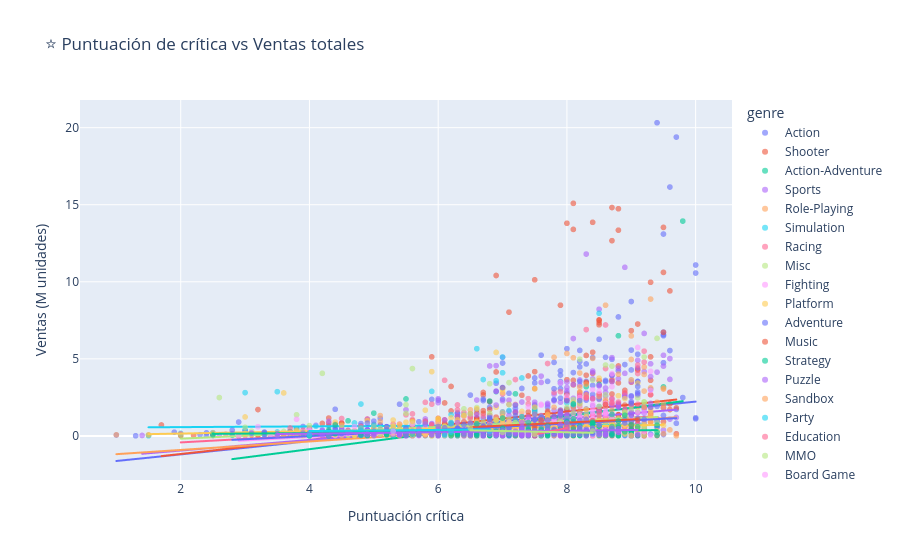

Notebook code for this chart:
### Markdown cell above
## 10. Correlación: Crítica vs Ventas

### Code cell
fig = px.scatter(
    df_scored, x='critic_score', y='total_sales',
    color='genre', hover_data=['title', 'console', 'publisher'],
    title='⭐ Puntuación de crítica vs Ventas totales',
    labels={'critic_score': 'Puntuación crítica', 'total_sales': 'Ventas (M unidades)'},
    opacity=0.6, trendline='ols'
)
fig.show()

corr = df_scored[['critic_score', 'total_sales']].corr().iloc[0, 1]
print(f'Correlación Pearson: {corr:.3f}')

### Figure 1 — Plotly figure (JSON) as saved in the notebook; plotly's stock layout.template omitted (floating-point values rounded to 4 significant figures; data arrays with more than 128 entries replaced by an {"elided": "..."} marker saying what was removed)
{"data": [{"customdata": {"elided": "706x3 str values"}, "hovertemplate": "genre=Action<br>Puntuación crítica=%{x}<br>Ventas (M unidades)=%{y}<br>title=%{customdata[0]}<br>console=%{customdata[1]}<br>publisher=%{customdata[2]}<extra></extra>", "legendgroup": "Action", "marker": {"color": "#636efa", "opacity": 0.6, "symbol": "circle"}, "mode": "markers", "name": "Action", "showlegend": true, "type": "scattergl", "x": {"elided": "706 float values"}, "xaxis": "x", "y": {"elided": "706 float values"}, "yaxis": "y"}, {"hovertemplate": "<b>OLS trendline</b><br>total_sales = 0.42826 * critic_score + -2.05492<br>R<sup>2</sup>=0.144904<br><br>genre=Action<br>Puntuación crítica=%{x}<br>Ventas (M unidades)=%{y} <b>(trend)</b><extra></extra>", "legendgroup": "Action", "marker": {"color": "#636efa", "symbol": "circle"}, "mode": "lines", "name": "Action", "showlegend": false, "type": "scattergl", "x": {"elided": "706 float values"}, "xaxis": "x", "y": {"elided": "706 float values"}, "yaxis": "y"}, {"customdata": {"elided": "498x3 str values"}, "hovertemplate": "genre=Shooter<br>Puntuación crítica=%{x}<br>Ventas (M unidades)=%{y}<br>title=%{customdata[0]}<br>console=%{customdata[1]}<br>publisher=%{customdata[2]}<extra></extra>", "legendgroup": "Shooter", "marker": {"color": "#EF553B", "opacity": 0.6, "symbol": "circle"}, "mode": "markers", "name": "Shooter", "showlegend": true, "type": "scattergl", "x": {"elided": "498 float values"}, "xaxis": "x", "y": {"elided": "498 float values"}, "yaxis": "y"}, {"hovertemplate": "<b>OLS trendline</b><br>total_sales = 0.458564 * critic_score + -2.08773<br>R<sup>2</sup>=0.085340<br><br>genre=Shooter<br>Puntuación crítica=%{x}<br>Ventas (M unidades)=%{y} <b>(trend)</b><extra></extra>", "legendgroup": "Shooter", "marker": {"color": "#EF553B", "symbol": "circle"}, "mode": "lines", "name": "Shooter", "showlegend": false, "type": "scattergl", "x": {"elided": "498 float values"}, "xaxis": "x", "y": {"elided": "498 float values"}, "yaxis": "y"}, {"customdata": {"elided": "76x3 str values"}, "hovertemplate": "genre=Action-Adventure<br>Puntuación crítica=%{x}<br>Ventas (M unidades)=%{y}<br>title=%{customdata[0]}<br>console=%{customdata[1]}<br>publisher=%{customdata[2]}<extra></extra>", "legendgroup": "Action-Adventure", "marker": {"color": "#00cc96", "opacity": 0.6, "symbol": "circle"}, "mode": "markers", "name": "Action-Adventure", "showlegend": true, "type": "scattergl", "x": [9.8, 8.8, 8.7, 8.5, 8.3, 9.5, 6.9, 7.2, 8.5, 6.8, 7.5, 7.9, 7.6, 9.3, 6.8, 8.1, 7.0, 7.8, 8.4, 8.3, 6.9, 8.6, 7.9, 7.4, 8.3, 7.3, 8.6, 6.5, 8.0, 6.8, 6.0, 8.1, 7.6, 8.5, 8.5, 8.0, 7.5, 9.1, 7.0, 7.8, 7.9, 7.7, 3.7, 8.5, 8.3, 7.7, 7.0, 7.0, 5.7, 8.0, 7.5, 7.0, 5.2, 8.9, 7.2, 7.5, 7.9, 8.0, 8.2, 7.2, 7.6, 7.0, 8.3, 9.2, 6.0, 4.0, 7.5, 6.5, 8.3, 6.0, 8.0, 2.8, 5.0, 6.5, 6.5, 6.5], "xaxis": "x", "y": [13.94, 6.5, 3.94, 3.34, 3.19, 3.18, 2.87, 2.73, 2.41, 2.26, 1.98, 1.29, 1.2, 1.2, 1.11, 1.04, 1.01, 1.0, 1.0, 0.98, 0.96, 0.89, 0.87, 0.87, 0.85, 0.8, 0.79, 0.76, 0.75, 0.74, 0.71, 0.71, 0.67, 0.63, 0.59, 0.59, 0.57, 0.56, 0.46, 0.44, 0.39, 0.36, 0.31, 0.29, 0.28, 0.27, 0.27, 0.25, 0.25, 0.25, 0.24, 0.21, 0.21, 0.21, 0.2, 0.2, 0.16, 0.16, 0.16, 0.16, 0.16, 0.14, 0.14, 0.13, 0.09, 0.08, 0.08, 0.06, 0.05, 0.04, 0.04, 0.04, 0.03, 0.02, 0.01, 0.01], "yaxis": "y"}, {"hovertemplate": "<b>OLS trendline</b><br>total_sales = 0.537296 * critic_score + -3.01053<br>R<sup>2</sup>=0.130738<br><br>genre=Action-Adventure<br>Puntuación crítica=%{x}<br>Ventas (M unidades)=%{y} <b>(trend)</b><extra></extra>", "legendgroup": "Action-Adventure", "marker": {"color": "#00cc96", "symbol": "circle"}, "mode": "lines", "name": "Action-Adventure", "showlegend": false, "type": "scattergl", "x": [2.8, 3.7, 4.0, 5.0, 5.2, 5.7, 6.0, 6.0, 6.0, 6.5, 6.5, 6.5, 6.5, 6.5, 6.8, 6.8, 6.8, 6.9, 6.9, 7.0, 7.0, 7.0, 7.0, 7.0, 7.0, 7.2, 7.2, 7.2, 7.3, 7.4, 7.5, 7.5, 7.5, 7.5, 7.5, 7.6, 7.6, 7.6, 7.7, 7.7, 7.8, 7.8, 7.9, 7.9, 7.9, 7.9, 8.0, 8.0, 8.0, 8.0, 8.0, 8.1, 8.1, 8.2, 8.3, 8.3, 8.3, 8.3, 8.3, 8.3, 8.4, 8.5, 8.5, 8.5, 8.5, 8.5, 8.6, 8.6, 8.7, 8.8, 8.9, 9.1, 9.2, 9.3, 9.5, 9.8], "xaxis": "x", "y": [-1.506, -1.023, -0.8613, -0.3241, -0.2166, 0.05206, 0.2132, 0.2132, 0.2132, 0.4819, 0.4819, 0.4819, 0.4819, 0.4819, 0.6431, 0.6431, 0.6431, 0.6968, 0.6968, 0.7505, 0.7505, 0.7505, 0.7505, 0.7505, 0.7505, 0.858, 0.858, 0.858, 0.9117, 0.9655, 1.019, 1.019, 1.019, 1.019, 1.019, 1.073, 1.073, 1.073, 1.127, 1.127, 1.18, 1.18, 1.234, 1.234, 1.234, 1.234, 1.288, 1.288, 1.288, 1.288, 1.288, 1.342, 1.342, 1.395, 1.449, 1.449, 1.449, 1.449, 1.449, 1.449, 1.503, 1.556, 1.556, 1.556, 1.556, 1.556, 1.61, 1.61, 1.664, 1.718, 1.771, 1.879, 1.933, 1.986, 2.094, 2.255], "yaxis": "y"}, {"customdata": {"elided": "524x3 str values"}, "hovertemplate": "genre=Sports<br>Puntuación crítica=%{x}<br>Ventas (M unidades)=%{y}<br>title=%{customdata[0]}<br>console=%{customdata[1]}<br>publisher=%{customdata[2]}<extra></extra>", "legendgroup": "Sports", "marker": {"color": "#ab63fa", "opacity": 0.6, "symbol": "circle"}, "mode": "markers", "name": "Sports", "showlegend": true, "type": "scattergl", "x": {"elided": "524 float values"}, "xaxis": "x", "y": {"elided": "524 float values"}, "yaxis": "y"}, {"hovertemplate": "<b>OLS trendline</b><br>total_sales = 0.344696 * critic_score + -1.63835<br>R<sup>2</sup>=0.114999<br><br>genre=Sports<br>Puntuación crítica=%{x}<br>Ventas (M unidades)=%{y} <b>(trend)</b><extra></extra>", "legendgroup": "Sports", "marker": {"color": "#ab63fa", "symbol": "circle"}, "mode": "lines", "name": "Sports", "showlegend": false, "type": "scattergl", "x": {"elided": "524 float values"}, "xaxis": "x", "y": {"elided": "524 float values"}, "yaxis": "y"}, {"customdata": {"elided": "446x3 str values"}, "hovertemplate": "genre=Role-Playing<br>Puntuación crítica=%{x}<br>Ventas (M unidades)=%{y}<br>title=%{customdata[0]}<br>console=%{customdata[1]}<br>publisher=%{customdata[2]}<extra></extra>", "legendgroup": "Role-Playing", "marker": {"color": "#FFA15A", "opacity": 0.6, "symbol": "circle"}, "mode": "markers", "name": "Role-Playing", "showlegend": true, "type": "scattergl", "x": {"elided": "446 float values"}, "xaxis": "x", "y": {"elided": "446 float values"}, "yaxis": "y"}, {"hovertemplate": "<b>OLS trendline</b><br>total_sales = 0.274902 * critic_score + -1.45965<br>R<sup>2</sup>=0.104566<br><br>genre=Role-Playing<br>Puntuación crítica=%{x}<br>Ventas (M unidades)=%{y} <b>(trend)</b><extra></extra>", "legendgroup": "Role-Playing", "marker": {"color": "#FFA15A", "symbol": "circle"}, "mode": "lines", "name": "Role-Playing", "showlegend": false, "type": "scattergl", "x": {"elided": "446 float values"}, "xaxis": "x", "y": {"elided": "446 float values"}, "yaxis": "y"}, {"customdata": {"elided": "145x3 str values"}, "hovertemplate": "genre=Simulation<br>Puntuación crítica=%{x}<br>Ventas (M unidades)=%{y}<br>title=%{customdata[0]}<br>console=%{customdata[1]}<br>publisher=%{customdata[2]}<extra></extra>", "legendgroup": "Simulation", "marker": {"color": "#19d3f3", "opacity": 0.6, "symbol": "circle"}, "mode": "markers", "name": "Simulation", "showlegend": true, "type": "scattergl", "x": {"elided": "145 float values"}, "xaxis": "x", "y": {"elided": "145 float values"}, "yaxis": "y"}, {"hovertemplate": "<b>OLS trendline</b><br>total_sales = 0.0238983 * critic_score + 0.523065<br>R<sup>2</sup>=0.000964<br><br>genre=Simulation<br>Puntuación crítica=%{x}<br>Ventas (M unidades)=%{y} <b>(trend)</b><extra></extra>", "legendgroup": "Simulation", "marker": {"color": "#19d3f3", "symbol": "circle"}, "mode": "lines", "name": "Simulation", "showlegend": false, "type": "scattergl", "x": {"elided": "145 float values"}, "xaxis": "x", "y": {"elided": "145 float values"}, "yaxis": "y"}, {"customdata": {"elided": "329x3 str values"}, "hovertemplate": "genre=Racing<br>Puntuación crítica=%{x}<br>Ventas (M unidades)=%{y}<br>title=%{customdata[0]}<br>console=%{customdata[1]}<br>publisher=%{customdata[2]}<extra></extra>", "legendgroup": "Racing", "marker": {"color": "#FF6692", "opacity": 0.6, "symbol": "circle"}, "mode": "markers", "name": "Racing", "showlegend": true, "type": "scattergl", "x": {"elided": "329 float values"}, "xaxis": "x", "y": {"elided": "329 float values"}, "yaxis": "y"}, {"hovertemplate": "<b>OLS trendline</b><br>total_sales = 0.229556 * critic_score + -0.879705<br>R<sup>2</sup>=0.103161<br><br>genre=Racing<br>Puntuación crítica=%{x}<br>Ventas (M unidades)=%{y} <b>(trend)</b><extra></extra>", "legendgroup": "Racing", "marker": {"color": "#FF6692", "symbol": "circle"}, "mode": "lines", "name": "Racing", "showlegend": false, "type": "scattergl", "x": {"elided": "329 float values"}, "xaxis": "x", "y": {"elided": "329 float values"}, "yaxis": "y"}, {"customdata": {"elided": "224x3 str values"}, "hovertemplate": "genre=Misc<br>Puntuación crítica=%{x}<br>Ventas (M unidades)=%{y}<br>title=%{customdata[0]}<br>console=%{customdata[1]}<br>publisher=%{customdata[2]}<extra></extra>", "legendgroup": "Misc", "marker": {"color": "#B6E880", "opacity": 0.6, "symbol": "circle"}, "mode": "markers", "name": "Misc", "showlegend": true, "type": "scattergl", "x": {"elided": "224 float values"}, "xaxis": "x", "y": {"elided": "224 float values"}, "yaxis": "y"}, {"hovertemplate": "<b>OLS trendline</b><br>total_sales = 0.190118 * critic_score + -0.558349<br>R<sup>2</sup>=0.089034<br><br>genre=Misc<br>Puntuación crítica=%{x}<br>Ventas (M unidades)=%{y} <b>(trend)</b><extra></extra>", "legendgroup": "Misc", "marker": {"color": "#B6E880", "symbol": "circle"}, "mode": "lines", "name": "Misc", "showlegend": false, "type": "scattergl", "x": {"elided": "224 float values"}, "xaxis": "x", "y": {"elided": "224 float values"}, "yaxis": "y"}, {"customdata": {"elided": "217x3 str values"}, "hovertemplate": "genre=Fighting<br>Puntuación crítica=%{x}<br>Ventas (M unidades)=%{y}<br>title=%{customdata[0]}<br>console=%{customdata[1]}<br>publisher=%{customdata[2]}<extra></extra>", "legendgroup": "Fighting", "marker": {"color": "#FF97FF", "opacity": 0.6, "symbol": "circle"}, "mode": "markers", "name": "Fighting", "showlegend": true, "type": "scattergl", "x": {"elided": "217 float values"}, "xaxis": "x", "y": {"elided": "217 float values"}, "yaxis": "y"}, {"hovertemplate": "<b>OLS trendline</b><br>total_sales = 0.218452 * critic_score + -0.947339<br>R<sup>2</sup>=0.135784<br><br>genre=Fighting<br>Puntuación crítica=%{x}<br>Ventas (M unidades)=%{y} <b>(trend)</b><extra></extra>", "legendgroup": "Fighting", "marker": {"color": "#FF97FF", "symbol": "circle"}, "mode": "lines", "name": "Fighting", "showlegend": false, "type": "scattergl", "x": {"elided": "217 float values"}, "xaxis": "x", "y": {"elided": "217 float values"}, "yaxis": "y"}, {"customdata": {"elided": "299x3 str values"}, "hovertemplate": "genre=Platform<br>Puntuación crítica=%{x}<br>Ventas (M unidades)=%{y}<br>title=%{customdata[0]}<br>console=%{customdata[1]}<br>publisher=%{customdata[2]}<extra></extra>", "legendgroup": "Platform", "marker": {"color": "#FECB52", "opacity": 0.6, "symbol": "circle"}, "mode": "markers", "name": "Platform", "showlegend": true, "type": "scattergl", "x": {"elided": "299 float values"}, "xaxis": "x", "y": {"elided": "299 float values"}, "yaxis": "y"}, {"hovertemplate": "<b>OLS trendline</b><br>total_sales = 0.075595 * critic_score + 0.00232172<br>R<sup>2</sup>=0.021267<br><br>genre=Platform<br>Puntuación crítica=%{x}<br>Ventas (M unidades)=%{y} <b>(trend)</b><extra></extra>", "legendgroup": "Platform", "marker": {"color": "#FECB52", "symbol": "circle"}, "mode": "lines", "name": "Platform", "showlegend": false, "type": "scattergl", "x": {"elided": "299 float values"}, "xaxis": "x", "y": {"elided": "299 float values"}, "yaxis": "y"}, {"customdata": {"elided": "219x3 str values"}, "hovertemplate": "genre=Adventure<br>Puntuación crítica=%{x}<br>Ventas (M unidades)=%{y}<br>title=%{customdata[0]}<br>console=%{customdata[1]}<br>publisher=%{customdata[2]}<extra></extra>", "legendgroup": "Adventure", "marker": {"color": "#636efa", "opacity": 0.6, "symbol": "circle"}, "mode": "markers", "name": "Adventure", "showlegend": true, "type": "scattergl", "x": {"elided": "219 float values"}, "xaxis": "x", "y": {"elided": "219 float values"}, "yaxis": "y"}, {"hovertemplate": "<b>OLS trendline</b><br>total_sales = 0.204322 * critic_score + -0.829334<br>R<sup>2</sup>=0.115691<br><br>genre=Adventure<br>Puntuación crítica=%{x}<br>Ventas (M unidades)=%{y} <b>(trend)</b><extra></extra>", "legendgroup": "Adventure", "marker": {"color": "#636efa", "symbol": "circle"}, "mode": "lines", "name": "Adventure", "showlegend": false, "type": "scattergl", "x": {"elided": "219 float values"}, "xaxis": "x", "y": {"elided": "219 float values"}, "yaxis": "y"}, {"customdata": [["Just Dance 2014", "Wii", "Ubisoft"], ["Dance Central 2", "X360", "Microsoft"], ["Rocksmith 2014", "PS3", "Ubisoft"], ["Just Dance 2014", "X360", "Ubisoft"], ["Rocksmith 2014", "X360", "Ubisoft"], ["Just Dance 2018", "NS", "Ubisoft"], ["Rocksmith 2014", "PC", "Ubisoft"], ["Just Dance 2014", "WiiU", "Ubisoft"], ["Just Dance 2015", "XOne", "Ubisoft"], ["Just Dance 2014", "PS4", "Ubisoft"], ["Rocksmith 2014", "XOne", "Ubisoft"], ["Just Dance 2014", "PS3", "Ubisoft"], ["Just Dance 2017", "NS", "Ubisoft"], ["Everybody Dance", "PS3", "Sony Computer Entertainment"], ["Gal Metal!", "NS", "Xseed Games"], ["Musynx", "NS", "PM Studios"]], "hovertemplate": "genre=Music<br>Puntuación crítica=%{x}<br>Ventas (M unidades)=%{y}<br>title=%{customdata[0]}<br>console=%{customdata[1]}<br>publisher=%{customdata[2]}<extra></extra>", "legendgroup": "Music", "marker": {"color": "#EF553B", "opacity": 0.6, "symbol": "circle"}, "mode": "markers", "name": "Music", "showlegend": true, "type": "scattergl", "x": [7.4, 8.6, 9.1, 7.6, 8.4, 8.0, 9.0, 7.5, 8.1, 7.5, 9.0, 7.8, 6.5, 6.5, 7.0, 7.5], "xaxis": "x", "y": [3.89, 2.04, 1.05, 1.03, 0.99, 0.76, 0.7, 0.64, 0.54, 0.47, 0.43, 0.39, 0.29, 0.13, 0.02, 0.01], "yaxis": "y"}, {"hovertemplate": "<b>OLS trendline</b><br>total_sales = 0.1984 * critic_score + -0.719954<br>R<sup>2</sup>=0.029240<br><br>genre=Music<br>Puntuación crítica=%{x}<br>Ventas (M unidades)=%{y} <b>(trend)</b><extra></extra>", "legendgroup": "Music", "marker": {"color": "#EF553B", "symbol": "circle"}, "mode": "lines", "name": "Music", "showlegend": false, "type": "scattergl", "x": [6.5, 6.5, 7.0, 7.4, 7.5, 7.5, 7.5, 7.6, 7.8, 8.0, 8.1, 8.4, 8.6, 9.0, 9.0, 9.1], "xaxis": "x", "y": [0.5696, 0.5696, 0.6688, 0.7482, 0.768, 0.768, 0.768, 0.7879, 0.8276, 0.8673, 0.8871, 0.9466, 0.9863, 1.066, 1.066, 1.085], "yaxis": "y"}, {"customdata": {"elided": "154x3 str values"}, "hovertemplate": "genre=Strategy<br>Puntuación crítica=%{x}<br>Ventas (M unidades)=%{y}<br>title=%{customdata[0]}<br>console=%{customdata[1]}<br>publisher=%{customdata[2]}<extra></extra>", "legendgroup": "Strategy", "marker": {"color": "#00cc96", "opacity": 0.6, "symbol": "circle"}, "mode": "markers", "name": "Strategy", "showlegend": true, "type": "scattergl", "x": {"elided": "154 float values"}, "xaxis": "x", "y": {"elided": "154 float values"}, "yaxis": "y"}, {"hovertemplate": "<b>OLS trendline</b><br>total_sales = 0.0350955 * critic_score + 0.0461194<br>R<sup>2</sup>=0.014663<br><br>genre=Strategy<br>Puntuación crítica=%{x}<br>Ventas (M unidades)=%{y} <b>(trend)</b><extra></extra>", "legendgroup": "Strategy", "marker": {"color": "#00cc96", "symbol": "circle"}, "mode": "lines", "name": "Strategy", "showlegend": false, "type": "scattergl", "x": {"elided": "154 float values"}, "xaxis": "x", "y": {"elided": "154 float values"}, "yaxis": "y"}, {"customdata": {"elided": "107x3 str values"}, "hovertemplate": "genre=Puzzle<br>Puntuación crítica=%{x}<br>Ventas (M unidades)=%{y}<br>title=%{customdata[0]}<br>console=%{customdata[1]}<br>publisher=%{customdata[2]}<extra></extra>", "legendgroup": "Puzzle", "marker": {"color": "#ab63fa", "opacity": 0.6, "symbol": "circle"}, "mode": "markers", "name": "Puzzle", "showlegend": true, "type": "scattergl", "x": [7.3, 6.9, 7.9, 9.0, 6.6, 7.4, 6.1, 6.3, 7.3, 8.0, 5.8, 8.5, 7.9, 7.3, 7.7, 8.2, 8.4, 8.7, 8.0, 5.7, 8.8, 7.8, 6.0, 7.3, 7.0, 7.5, 6.5, 8.6, 7.7, 7.3, 7.9, 7.2, 5.6, 8.0, 7.7, 7.4, 6.8, 7.6, 8.8, 8.8, 7.2, 7.8, 4.6, 6.9, 6.4, 8.5, 7.2, 7.4, 7.5, 7.3, 7.1, 6.1, 5.9, 8.2, 7.9, 8.6, 4.0, 6.8, 5.4, 4.9, 6.5, 7.0, 8.1, 7.6, 7.3, 6.9, 7.4, 9.1, 7.4, 5.4, 7.0, 7.2, 8.6, 6.5, 7.9, 5.4, 5.0, 8.5, 7.9, 6.9, 7.5, 7.3, 7.0, 7.5, 6.7, 5.5, 5.0, 7.3, 4.2, 8.6, 3.5, 7.0, 7.3, 4.3, 8.0, 7.9, 6.0, 5.7, 6.0, 9.0, 6.4, 6.9, 7.9, 7.4, 8.3, 6.7, 7.0], "xaxis": "x", "y": [2.2, 2.0, 1.47, 1.46, 1.36, 1.22, 1.04, 0.87, 0.86, 0.81, 0.75, 0.73, 0.71, 0.56, 0.56, 0.52, 0.5, 0.5, 0.47, 0.46, 0.46, 0.44, 0.42, 0.41, 0.38, 0.33, 0.33, 0.33, 0.32, 0.32, 0.31, 0.31, 0.31, 0.3, 0.29, 0.28, 0.27, 0.26, 0.25, 0.23, 0.23, 0.22, 0.22, 0.2, 0.2, 0.19, 0.17, 0.16, 0.15, 0.15, 0.14, 0.13, 0.12, 0.12, 0.12, 0.12, 0.12, 0.12, 0.11, 0.11, 0.1, 0.1, 0.09, 0.09, 0.09, 0.09, 0.09, 0.09, 0.08, 0.08, 0.08, 0.08, 0.08, 0.08, 0.08, 0.08, 0.08, 0.08, 0.07, 0.07, 0.07, 0.07, 0.06, 0.06, 0.06, 0.06, 0.06, 0.05, 0.05, 0.05, 0.04, 0.04, 0.04, 0.04, 0.04, 0.04, 0.03, 0.03, 0.03, 0.03, 0.02, 0.02, 0.01, 0.01, 0.01, 0.01, 0.01], "yaxis": "y"}, {"hovertemplate": "<b>OLS trendline</b><br>total_sales = 0.0473339 * critic_score + -0.04278<br>R<sup>2</sup>=0.019299<br><br>genre=Puzzle<br>Puntuación crítica=%{x}<br>Ventas (M unidades)=%{y} <b>(trend)</b><extra></extra>", "legendgroup": "Puzzle", "marker": {"color": "#ab63fa", "symbol": "circle"}, "mode": "lines", "name": "Puzzle", "showlegend": false, "type": "scattergl", "x": [3.5, 4.0, 4.2, 4.3, 4.6, 4.9, 5.0, 5.0, 5.4, 5.4, 5.4, 5.5, 5.6, 5.7, 5.7, 5.8, 5.9, 6.0, 6.0, 6.0, 6.1, 6.1, 6.3, 6.4, 6.4, 6.5, 6.5, 6.5, 6.6, 6.7, 6.7, 6.8, 6.8, 6.9, 6.9, 6.9, 6.9, 6.9, 7.0, 7.0, 7.0, 7.0, 7.0, 7.0, 7.1, 7.2, 7.2, 7.2, 7.2, 7.3, 7.3, 7.3, 7.3, 7.3, 7.3, 7.3, 7.3, 7.3, 7.3, 7.4, 7.4, 7.4, 7.4, 7.4, 7.4, 7.5, 7.5, 7.5, 7.5, 7.6, 7.6, 7.7, 7.7, 7.7, 7.8, 7.8, 7.9, 7.9, 7.9, 7.9, 7.9, 7.9, 7.9, 7.9, 8.0, 8.0, 8.0, 8.0, 8.1, 8.2, 8.2, 8.3, 8.4, 8.5, 8.5, 8.5, 8.6, 8.6, 8.6, 8.6, 8.7, 8.8, 8.8, 8.8, 9.0, 9.0, 9.1], "xaxis": "x", "y": [0.1229, 0.1466, 0.156, 0.1608, 0.175, 0.1892, 0.1939, 0.1939, 0.2128, 0.2128, 0.2128, 0.2176, 0.2223, 0.227, 0.227, 0.2318, 0.2365, 0.2412, 0.2412, 0.2412, 0.246, 0.246, 0.2554, 0.2602, 0.2602, 0.2649, 0.2649, 0.2649, 0.2696, 0.2744, 0.2744, 0.2791, 0.2791, 0.2838, 0.2838, 0.2838, 0.2838, 0.2838, 0.2886, 0.2886, 0.2886, 0.2886, 0.2886, 0.2886, 0.2933, 0.298, 0.298, 0.298, 0.298, 0.3028, 0.3028, 0.3028, 0.3028, 0.3028, 0.3028, 0.3028, 0.3028, 0.3028, 0.3028, 0.3075, 0.3075, 0.3075, 0.3075, 0.3075, 0.3075, 0.3122, 0.3122, 0.3122, 0.3122, 0.317, 0.317, 0.3217, 0.3217, 0.3217, 0.3264, 0.3264, 0.3312, 0.3312, 0.3312, 0.3312, 0.3312, 0.3312, 0.3312, 0.3312, 0.3359, 0.3359, 0.3359, 0.3359, 0.3406, 0.3454, 0.3454, 0.3501, 0.3548, 0.3596, 0.3596, 0.3596, 0.3643, 0.3643, 0.3643, 0.3643, 0.369, 0.3738, 0.3738, 0.3738, 0.3832, 0.3832, 0.388], "yaxis": "y"}, {"customdata": [["Minecraft", "NS", "Mojang"]], "hovertemplate": "genre=Sandbox<br>Puntuación crítica=%{x}<br>Ventas (M unidades)=%{y}<br>title=%{customdata[0]}<br>console=%{customdata[1]}<br>publisher=%{customdata[2]}<extra></extra>", "legendgroup": "Sandbox", "marker": {"color": "#FFA15A", "opacity": 0.6, "symbol": "circle"}, "mode": "markers", "name": "Sandbox", "showlegend": true, "type": "scattergl", "x": [9.2], "xaxis": "x", "y": [1.89], "yaxis": "y"}, {"hovertemplate": "genre=Sandbox<extra></extra>", "legendgroup": "Sandbox", "marker": {"color": "#FFA15A", "symbol": "circle"}, "mode": "lines", "name": "Sandbox", "showlegend": false, "type": "scattergl", "xaxis": "x", "yaxis": "y"}, {"customdata": [["Mario Party: Star Rush", "3DS", "Nintendo"], ["Mario Party: The Top 100", "3DS", "Nintendo"], ["Animal Crossing: Amiibo Festival", "WiiU", "Nintendo"], ["Ape Escape Academy", "PSP", "Sony Computer Entertainment"], ["Sing Party", "WiiU", "Nintendo"], ["Game & Wario", "WiiU", "Nintendo"], ["PlayStation Move Ape Escape", "PS3", "Sony Computer Entertainment"], ["Rabbids Land", "WiiU", "Ubisoft"]], "hovertemplate": "genre=Party<br>Puntuación crítica=%{x}<br>Ventas (M unidades)=%{y}<br>title=%{customdata[0]}<br>console=%{customdata[1]}<br>publisher=%{customdata[2]}<extra></extra>", "legendgroup": "Party", "marker": {"color": "#19d3f3", "opacity": 0.6, "symbol": "circle"}, "mode": "markers", "name": "Party", "showlegend": true, "type": "scattergl", "x": [6.2, 5.0, 4.8, 5.3, 6.8, 6.2, 4.0, 6.1], "xaxis": "x", "y": [0.87, 0.69, 0.49, 0.33, 0.3, 0.25, 0.04, 0.03], "yaxis": "y"}, {"hovertemplate": "<b>OLS trendline</b><br>total_sales = 0.0377483 * critic_score + 0.165497<br>R<sup>2</sup>=0.014063<br><br>genre=Party<br>Puntuación crítica=%{x}<br>Ventas (M unidades)=%{y} <b>(trend)</b><extra></extra>", "legendgroup": "Party", "marker": {"color": "#19d3f3", "symbol": "circle"}, "mode": "lines", "name": "Party", "showlegend": false, "type": "scattergl", "x": [4.0, 4.8, 5.0, 5.3, 6.1, 6.2, 6.2, 6.8], "xaxis": "x", "y": [0.3165, 0.3467, 0.3542, 0.3656, 0.3958, 0.3995, 0.3995, 0.4222], "yaxis": "y"}, {"customdata": [["Sesame Street: Once Upon A Monster", "X360", "Warner Bros. Interactive"], ["Brain Age: Concentration Training", "3DS", "Nintendo"]], "hovertemplate": "genre=Education<br>Puntuación crítica=%{x}<br>Ventas (M unidades)=%{y}<br>title=%{customdata[0]}<br>console=%{customdata[1]}<br>publisher=%{customdata[2]}<extra></extra>", "legendgroup": "Education", "marker": {"color": "#FF6692", "opacity": 0.6, "symbol": "circle"}, "mode": "markers", "name": "Education", "showlegend": true, "type": "scattergl", "x": [8.0, 7.5], "xaxis": "x", "y": [0.52, 0.09], "yaxis": "y"}, {"hovertemplate": "<b>OLS trendline</b><br>total_sales = 0.86 * critic_score + -6.36<br>R<sup>2</sup>=1.000000<br><br>genre=Education<br>Puntuación crítica=%{x}<br>Ventas (M unidades)=%{y} <b>(trend)</b><extra></extra>", "legendgroup": "Education", "marker": {"color": "#FF6692", "symbol": "circle"}, "mode": "lines", "name": "Education", "showlegend": false, "type": "scattergl", "x": [7.5, 8.0], "xaxis": "x", "y": [0.09, 0.52], "yaxis": "y"}, {"customdata": [["DC Universe Online", "PS3", "Sony Online Entertainment"], ["Final Fantasy XI: Online", "PS2", "Square Enix"], ["DC Universe Online", "PC", "Sony Online Entertainment"], ["The Elder Scrolls Online: Summerset", "PS4", "Bethesda Softworks"]], "hovertemplate": "genre=MMO<br>Puntuación crítica=%{x}<br>Ventas (M unidades)=%{y}<br>title=%{customdata[0]}<br>console=%{customdata[1]}<br>publisher=%{customdata[2]}<extra></extra>", "legendgroup": "MMO", "marker": {"color": "#B6E880", "opacity": 0.6, "symbol": "circle"}, "mode": "markers", "name": "MMO", "showlegend": true, "type": "scattergl", "x": [6.5, 8.4, 7.0, 7.5], "xaxis": "x", "y": [0.51, 0.32, 0.23, 0.1], "yaxis": "y"}, {"hovertemplate": "<b>OLS trendline</b><br>total_sales = -0.0827411 * critic_score + 0.898147<br>R<sup>2</sup>=0.151537<br><br>genre=MMO<br>Puntuación crítica=%{x}<br>Ventas (M unidades)=%{y} <b>(trend)</b><extra></extra>", "legendgroup": "MMO", "marker": {"color": "#B6E880", "symbol": "circle"}, "mode": "lines", "name": "MMO", "showlegend": false, "type": "scattergl", "x": [6.5, 7.0, 7.5, 8.4], "xaxis": "x", "y": [0.3603, 0.319, 0.2776, 0.2031], "yaxis": "y"}, {"customdata": [["Monopoly for Nintendo Switch", "NS", "Ubisoft"]], "hovertemplate": "genre=Board Game<br>Puntuación crítica=%{x}<br>Ventas (M unidades)=%{y}<br>title=%{customdata[0]}<br>console=%{customdata[1]}<br>publisher=%{customdata[2]}<extra></extra>", "legendgroup": "Board Game", "marker": {"color": "#FF97FF", "opacity": 0.6, "symbol": "circle"}, "mode": "markers", "name": "Board Game", "showlegend": true, "type": "scattergl", "x": [5.3], "xaxis": "x", "y": [0.3], "yaxis": "y"}, {"hovertemplate": "genre=Board Game<extra></extra>", "legendgroup": "Board Game", "marker": {"color": "#FF97FF", "symbol": "circle"}, "mode": "lines", "name": "Board Game", "showlegend": false, "type": "scattergl", "xaxis": "x", "yaxis": "y"}, {"customdata": [["Zero Escape: Virtue's Last Reward", "3DS", "Aksys Games"]], "hovertemplate": "genre=Visual Novel<br>Puntuación crítica=%{x}<br>Ventas (M unidades)=%{y}<br>title=%{customdata[0]}<br>console=%{customdata[1]}<br>publisher=%{customdata[2]}<extra></extra>", "legendgroup": "Visual Novel", "marker": {"color": "#FECB52", "opacity": 0.6, "symbol": "circle"}, "mode": "markers", "name": "Visual Novel", "showlegend": true, "type": "scattergl", "x": [9.0], "xaxis": "x", "y": [0.03], "yaxis": "y"}, {"hovertemplate": "genre=Visual Novel<extra></extra>", "legendgroup": "Visual Novel", "marker": {"color": "#FECB52", "symbol": "circle"}, "mode": "lines", "name": "Visual Novel", "showlegend": false, "type": "scattergl", "xaxis": "x", "yaxis": "y"}], "layout": {"legend": {"title": {"text": "genre"}, "tracegroupgap": 0}, "title": {"text": "⭐ Puntuación de crítica vs Ventas totales"}, "xaxis": {"anchor": "y", "domain": [0, 1], "title": {"text": "Puntuación crítica"}}, "yaxis": {"anchor": "x", "domain": [0, 1], "title": {"text": "Ventas (M unidades)"}}}}
